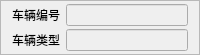
<?xml version="1.0" encoding="UTF-8"?>
<ui version="4.0">
 <class>PanelTrainInfo</class>
 <widget class="QFrame" name="PanelTrainInfo">
  <property name="geometry">
   <rect>
    <x>0</x>
    <y>0</y>
    <width>200</width>
    <height>54</height>
   </rect>
  </property>
  <property name="windowTitle">
   <string>车辆信息</string>
  </property>
  <property name="frameShape">
   <enum>QFrame::StyledPanel</enum>
  </property>
  <property name="frameShadow">
   <enum>QFrame::Raised</enum>
  </property>
  <layout class="QFormLayout" name="formLayout">
   <property name="verticalSpacing">
    <number>3</number>
   </property>
   <property name="topMargin">
    <number>3</number>
   </property>
   <property name="bottomMargin">
    <number>3</number>
   </property>
   <item row="0" column="0">
    <widget class="QLabel" name="trainIdLabel">
     <property name="text">
      <string>车辆编号</string>
     </property>
    </widget>
   </item>
   <item row="0" column="1">
    <widget class="QLineEdit" name="trainId">
     <property name="enabled">
      <bool>false</bool>
     </property>
    </widget>
   </item>
   <item row="1" column="0">
    <widget class="QLabel" name="trainTypeLabel">
     <property name="text">
      <string>车辆类型</string>
     </property>
    </widget>
   </item>
   <item row="1" column="1">
    <widget class="QLineEdit" name="trainType">
     <property name="enabled">
      <bool>false</bool>
     </property>
    </widget>
   </item>
  </layout>
  <zorder>trainId</zorder>
  <zorder>trainTypeLabel</zorder>
  <zorder>trainType</zorder>
  <zorder>trainIdLabel</zorder>
 </widget>
 <resources/>
 <connections/>
</ui>
